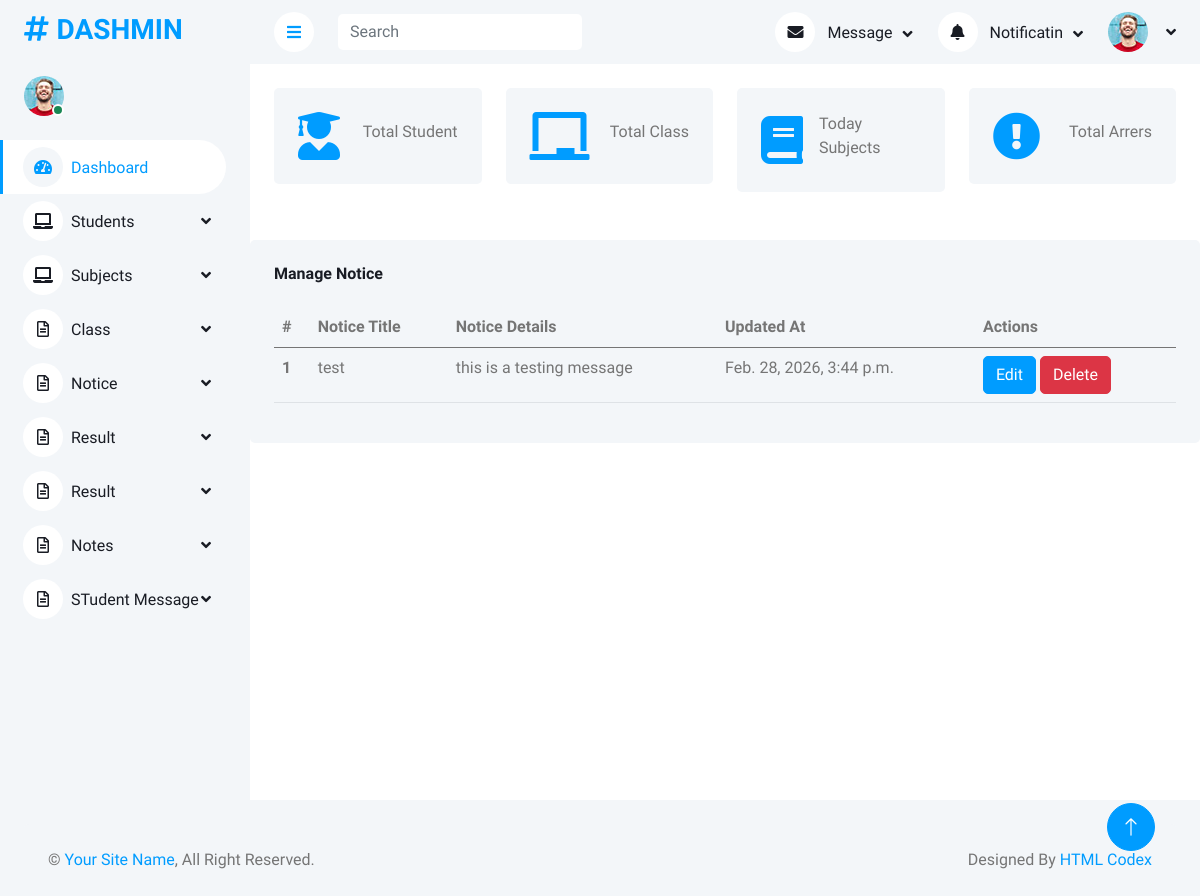
The app's page /manage/manage_notice/, older data.
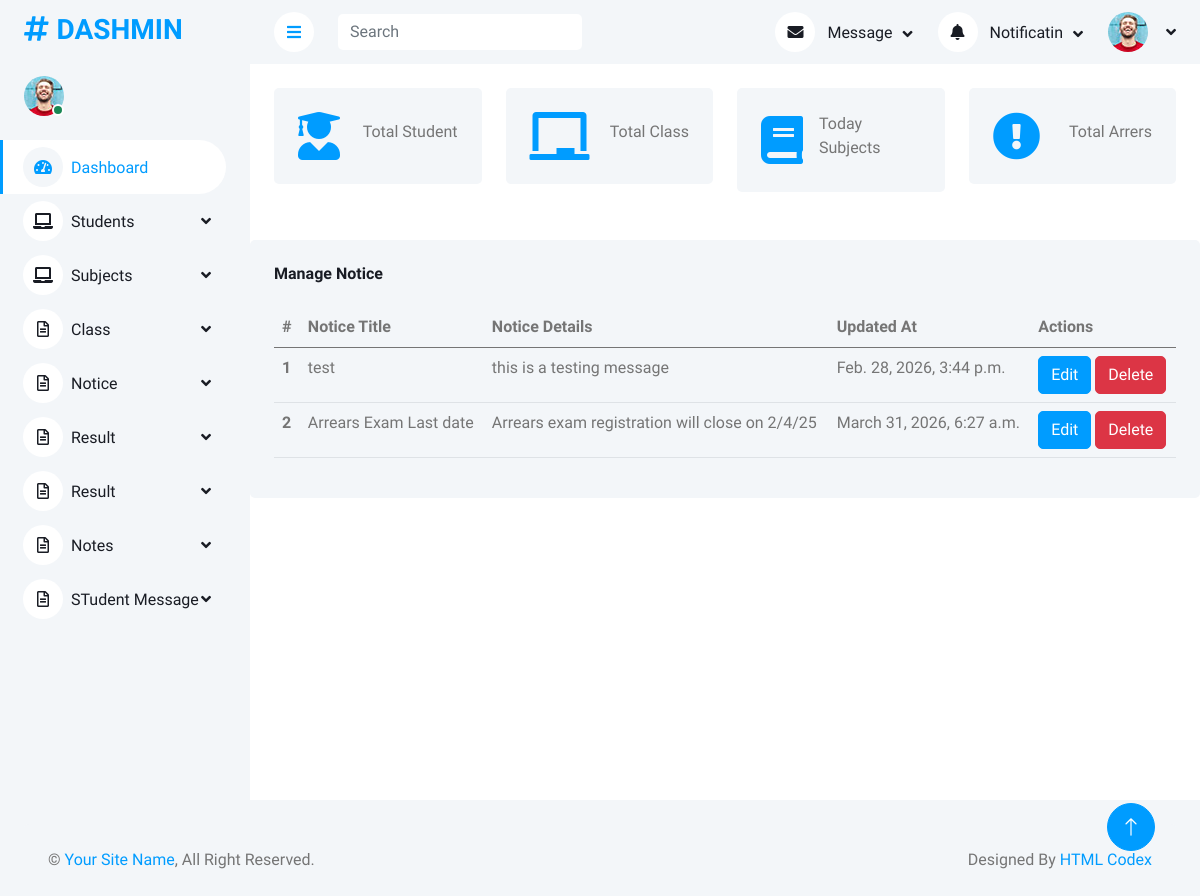
The same page, newer data.
### AdminApp/models.py (models this page shows, shortened)
class NoticeDb(models.Model):
    Notice_Title=models.TextField(null=True,blank=True)
    Notice_Details=models.TextField(null=True,blank=True)
    Created_At=models.DateTimeField(auto_now_add=True)
    Updated_At=models.DateTimeField(auto_now=True)

### AdminApp/views.py (the view)
# urls.py: path('manage_notice/',views.manage_notice,name='manage_notice'),
def manage_notice(request):
    data=NoticeDb.objects.all()
    return render(request,'Manage_Notice.html',{'data':data})

### AdminApp/templates/Manage_Notice.html (shortened to what this page needs)
<!DOCTYPE html>
{% extends 'Dashboard.html' %}
{% block content %}
<html lang="en">
<head>
</head>
<body>
    <div class="col-12 mt-5">
        <div class="bg-light rounded h-100 p-4">
            <h6 class="mb-4">Manage Notice</h6>
            <div class="table-responsive">
                <table class="table">
                    <thead>
                        <tr>
                            <th scope="col">#</th>
                            <th scope="col"> Notice Title</th>
                            <th scope="col">Notice Details</th>
                            <th scope="col">Updated At</th>
                            <th scope="col">Actions</th>
                        </tr>
                    </thead>
                    <tbody>
                        {% for s in data %}
                        <tr>
                            <th scope="row">{{ forloop.counter }}</th>
                            <td>{{ s.Notice_Title }}</td>
                            <td>{{ s.Notice_Details }}</td>
                            <td>{{ s.Updated_At }}</td>
                            <td><a href="#" class="btn btn-primary">Edit</a>
                                <a href="#" class="btn btn-danger">Delete</td>
                        </tr>
                        {% endfor%}
                    </tbody>
                </table>
            </div>
        </div>
    </div>
</body>
</html>
{% endblock %}

Row changes from the older to the newer data that the page shows:
added NoticeDb: Notice_Title "Arrears Exam Last date", Notice_Details "Arrears exam registration will close on 2/4/25", Updated_At "March 31, 2026, 6:27 a.m."
